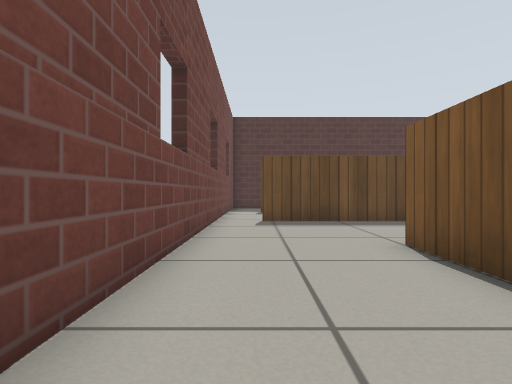
[1] (above)

23 first-person views from a walk through a robot-simulator world made for Gazebo. The camera is 0.45 m above the floor, looks level and sees 80° across. The floor is counted in squares, 0.5 m on a side. Each view is taken from the middle of a square. On the plan, view 1 faces up. The plan holds only what a view shows up to about 11 squares ahead; the rest is blank. Simple patterns stand in for the simulator's built-in surfaces.

[2]
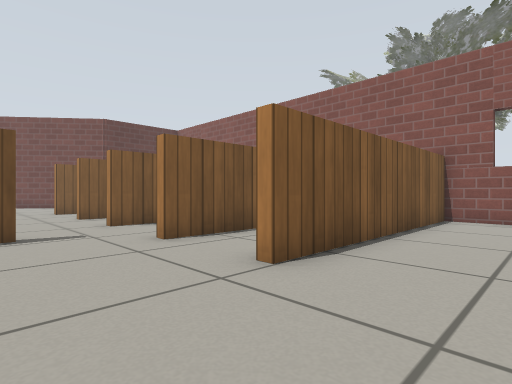

[3]
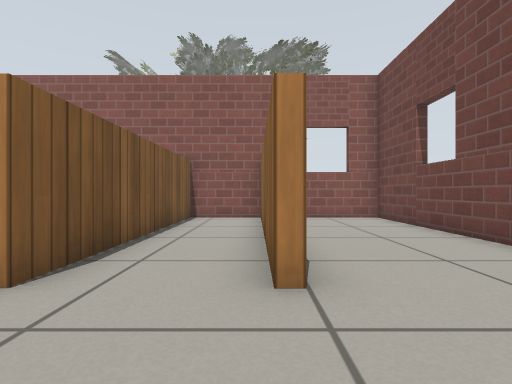

[4]
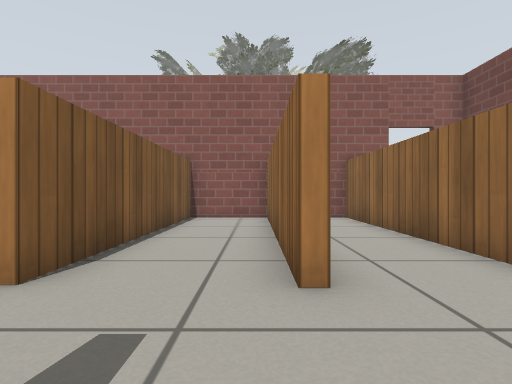

[5]
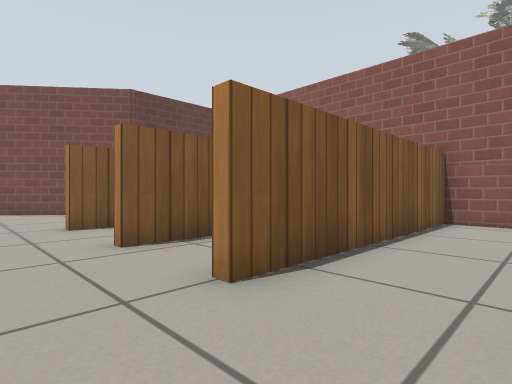

[6]
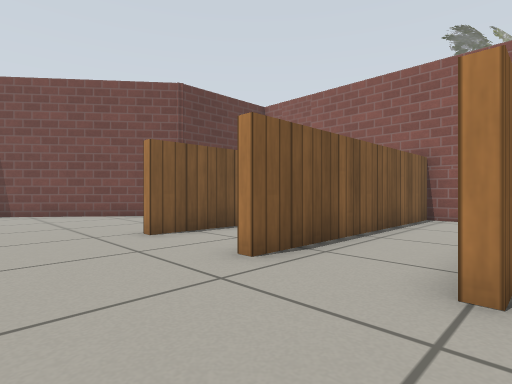

[7]
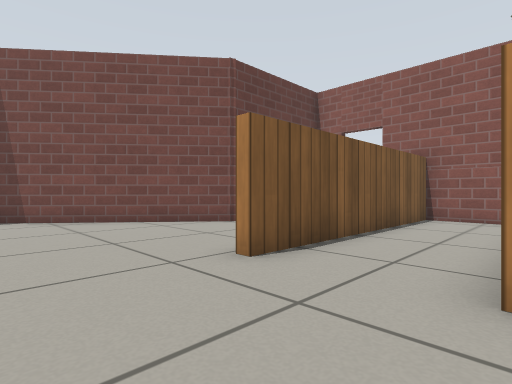

[8]
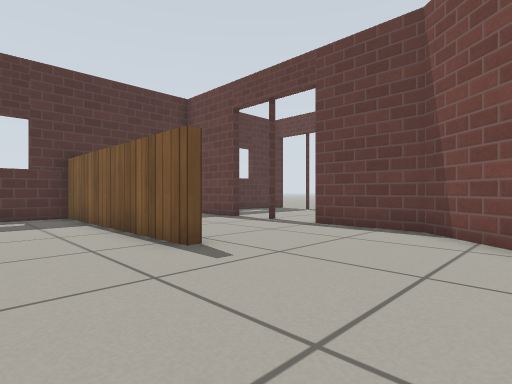

[9]
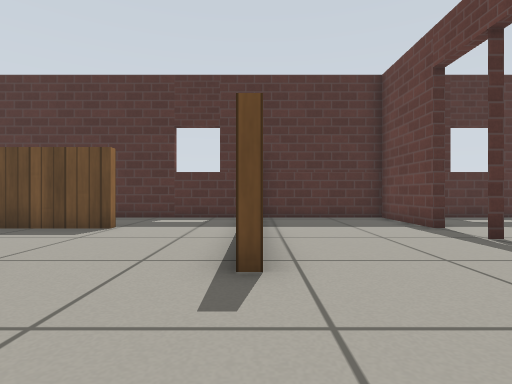

[10]
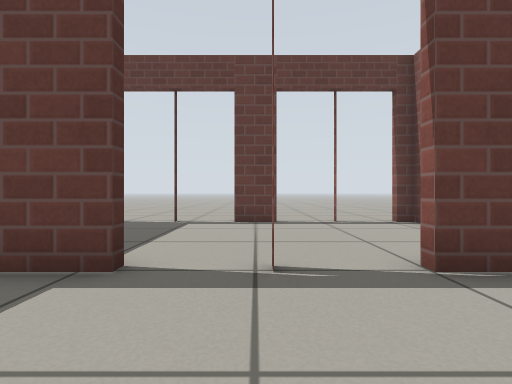

[11]
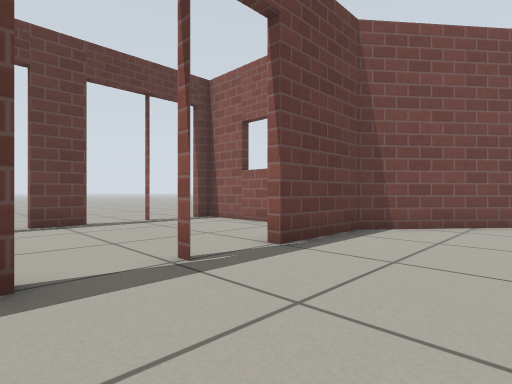

[12]
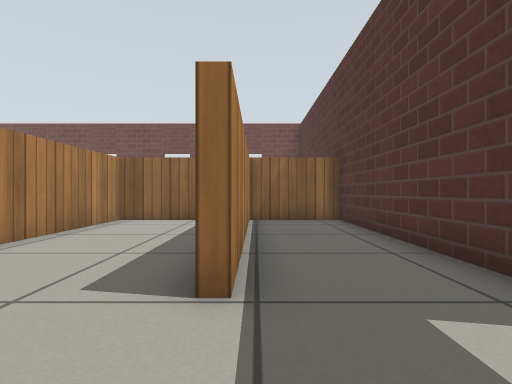

[13]
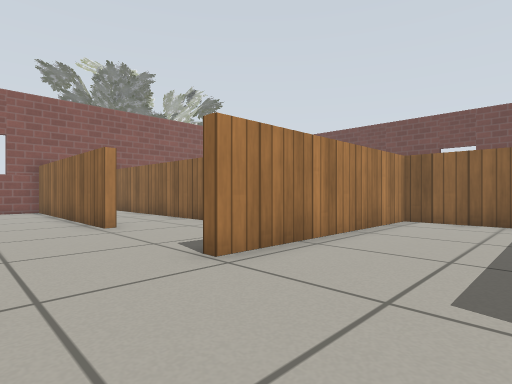

[14]
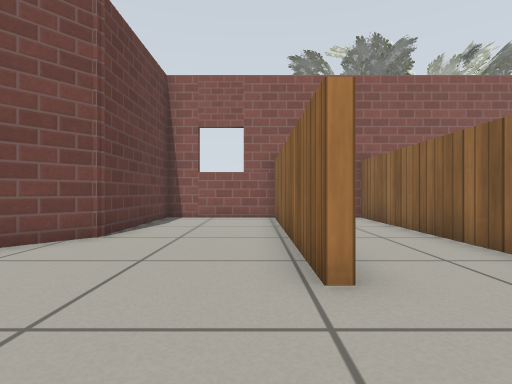

[15]
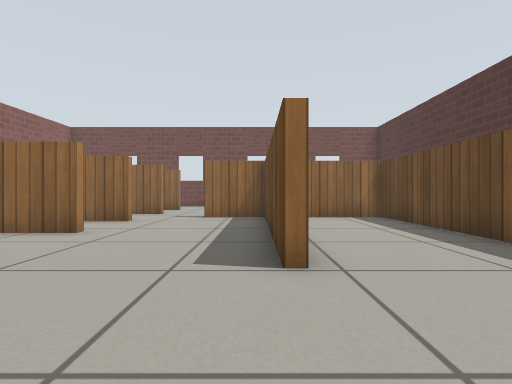

[16]
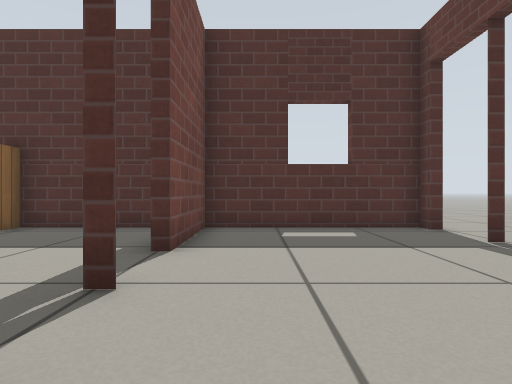

[17]
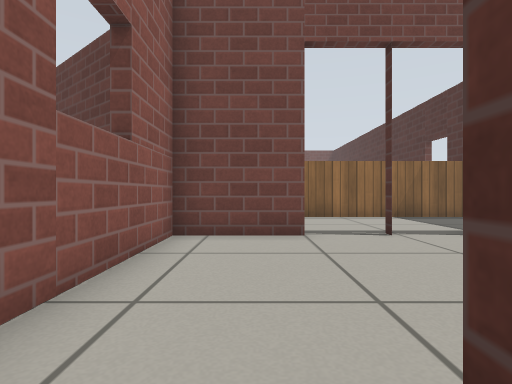

[18]
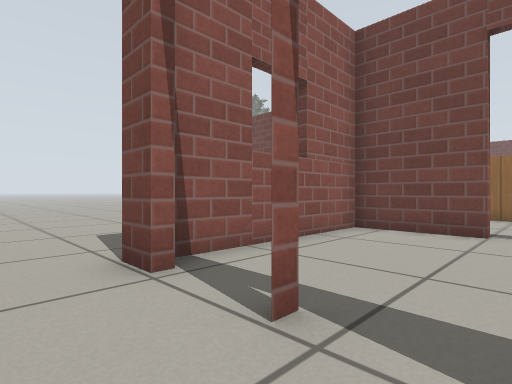

[19]
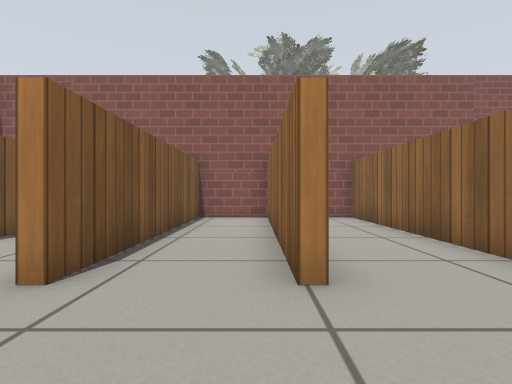

[20]
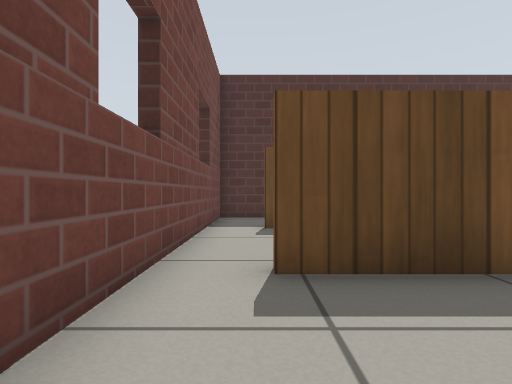

[21]
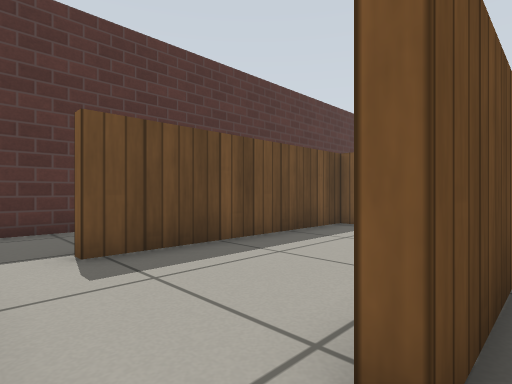

[22]
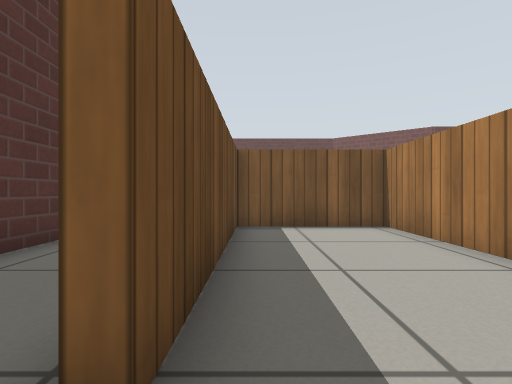

[23]
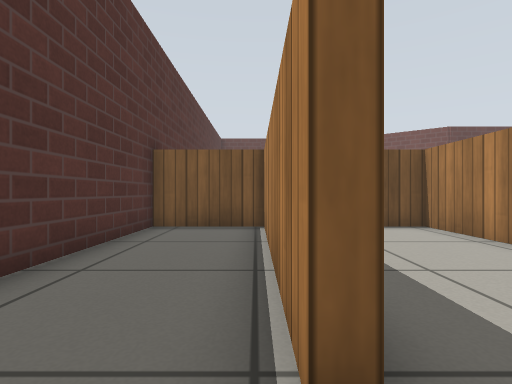

### Floor plan
Points are (right, up) in squares from view 1. A wall is a line through its corners. A room is listed if a view was taken in it or the views show most of it. See-through windows are left out.
Room 1 (views 1, 2, 3, 4, 5, 20, 21)
walls: (2.8, 5.1) (2.8, -2.7) (5.3, -2.7) (5.3, 5.2); (5.6, 5.2) (5.6, -2.7) (8.3, -2.7) (8.3, 5.1); (4.6, 9.3) (0.1, 9.3); (-1.3, 9.5) (-1.3, -2.7) (2.5, -2.7) (2.5, 5.2)
ways out: opening at (7.5, 6.5) to room 2; opening at (-0.5, 9) to room 5
Room 2 (views 6, 7, 8, 9, 10, 11, 12, 13, 14, 15, 19)
walls: (14.4, 9.3) (7.2, 9.3) (7.2, 7.1); (14.4, 5.1) (14.4, -2.7) (18.1, -2.7) (18.1, 1.9) (22.4, 7.2) (22.4, 10); (11.3, 5.1) (11.3, -2.7) (14, -2.7) (14, 5.1); (17.8, 9.4) (17.8, 16.7) (7.2, 16.7) (7.2, 13.8); (8.6, 5.1) (8.6, -2.1); (7.5, 13.8) (14.4, 13.8) (14.4, 13.5) (7.2, 13.5) (7.2, 9.6) (14.5, 9.6); (22.4, 13.5) (22.4, 16.7) (18.1, 16.7) (18.1, 9.4); (8.5, -2.7) (11, -2.7) (11, 5.1)
ways out: opening at (7.5, 6.5) to room 1; open door at (22.6, 11.7) to room 3
Room 3 (view 16)
walls: (22.7, 10) (22.7, 7.3) (28.1, 7.3) (28.1, 7.9); (28.1, 11.4) (28.1, 12.7); (28.1, 16.2) (28.1, 16.7) (22.7, 16.7) (22.7, 13.6)
ways out: open door at (22.6, 11.7) to room 2; open door at (28, 9.5) to room 4; open door at (28, 14.5) to room 4
Room 4 (views 17, 18)
walls: (28.4, 7.9) (28.4, 6.9)
ways out: open door at (28, 9.5) to room 3; open door at (28, 14.5) to room 3
Room 5 (view 22)
walls: (3, 9.6) (6.9, 9.6) (6.9, 13.5) (0.2, 13.5); (-1.3, 13.5) (-1.3, 9.5)
ways out: opening at (-0.5, 9) to room 1; opening at (-0.5, 14) to room 6
Room 6 (view 23)
walls: (0.2, 13.5) (0.2, 13.8) (6.9, 13.8) (6.9, 16.7) (-1.3, 16.7) (-1.3, 13.5)
ways out: opening at (-0.5, 14) to room 5

Positions as (right, up) in squares from view 1, and headings:
1: (0, 0), facing up
2: (0, 8), facing down-right
3: (3, 8), facing down
4: (6, 8), facing down
5: (6, 7), facing down-right
6: (8, 8), facing down-right
7: (11, 8), facing down-right
8: (15, 5), facing up-right
9: (18, 6), facing up
10: (19, 12), facing right
11: (19, 14), facing down-right
12: (17, 14), facing left
13: (17, 13), facing down-left
14: (15, 8), facing down
15: (18, 9), facing left
16: (24, 9), facing up
17: (29, 9), facing left
18: (30, 11), facing down-left
19: (9, 8), facing down
20: (0, 6), facing up
21: (-1, 9), facing up-right
22: (-1, 13), facing right
23: (-1, 14), facing right
